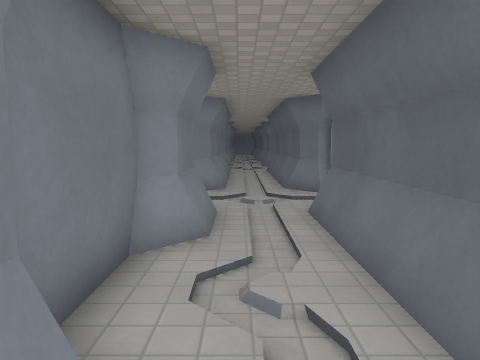
View 1 (above)

20 first-person views from a walk through a level from a Godot 3-D game. The camera is 1.5 m above the floor, tilts 6° down and sees 70° across. The floor is counted in squares, 1 m on a side. Each view is taken from the middle of a square. On the plan, view 1 faces up. The plan holds only what a view shows up to about 16 squares ahead; the rest is blank. The place goes on beyond the plan. Surface patterns are stand-ins for the level's own textures.

View 2
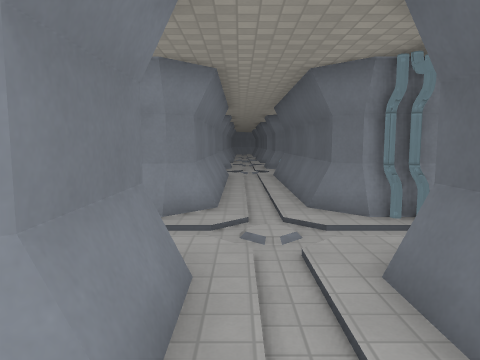

View 3
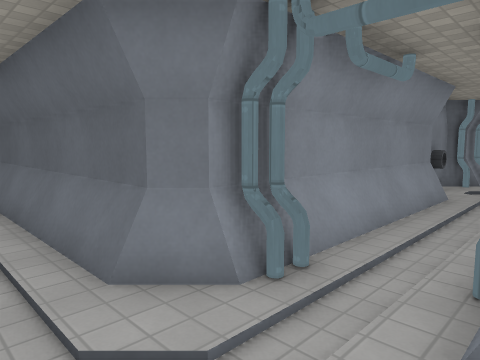

View 4
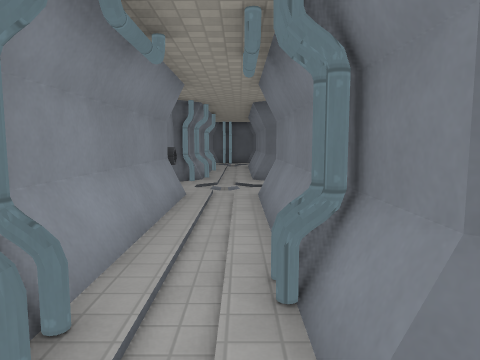

View 5
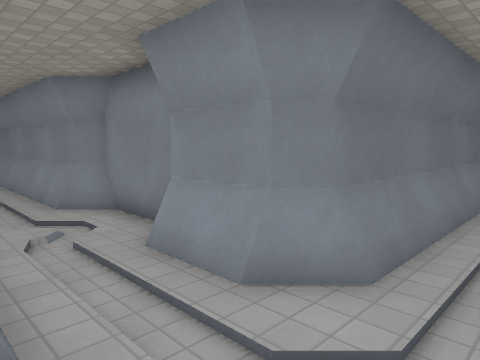

View 6
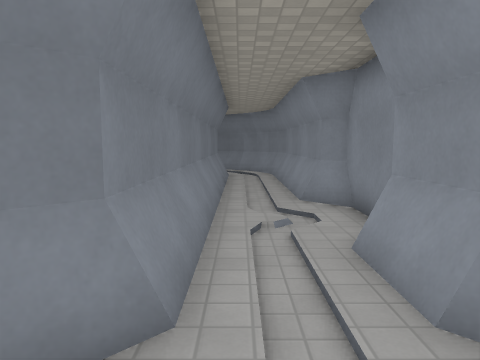

View 7
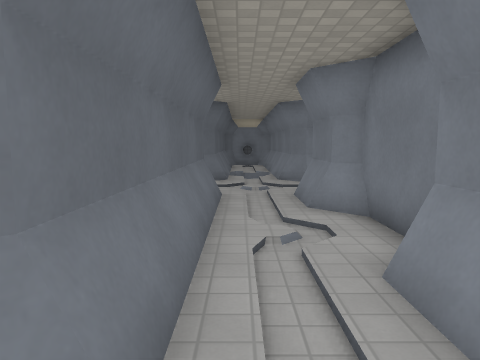

View 8
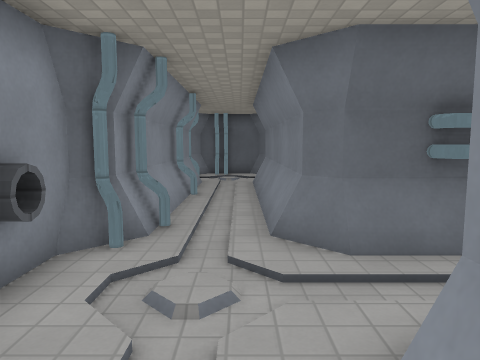

View 9
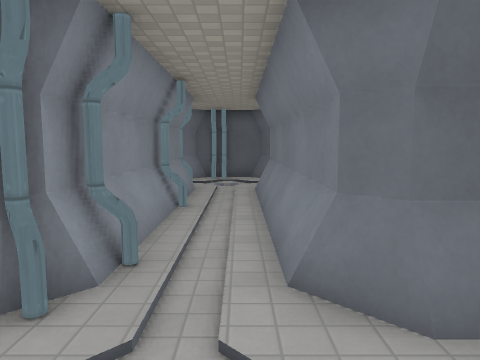

View 10
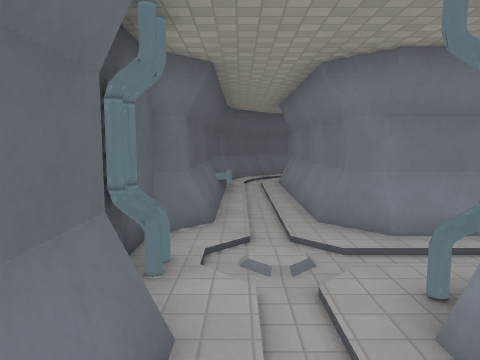

View 11
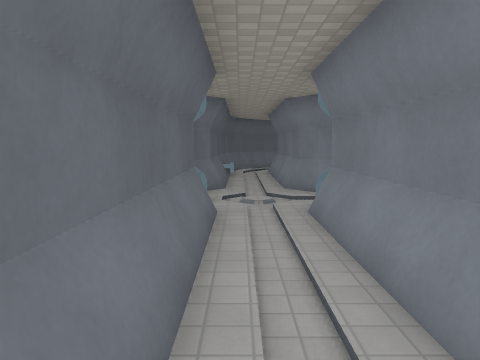

View 12
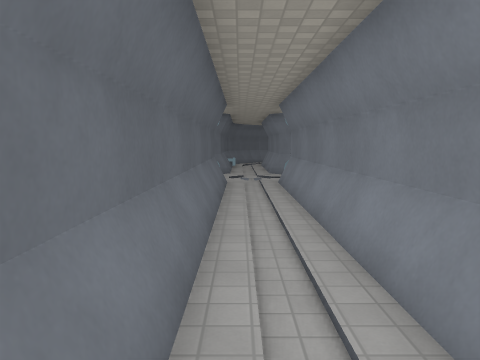

View 13
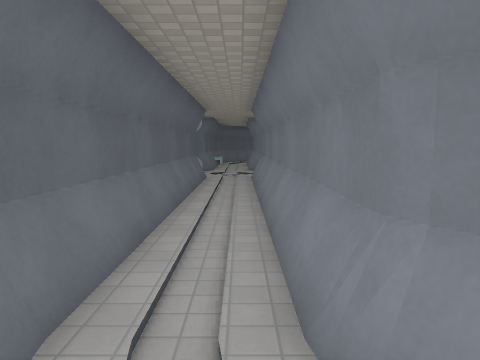

View 14
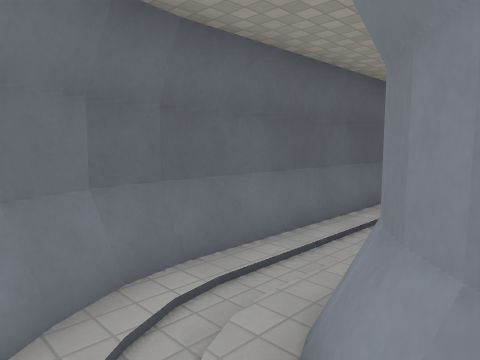

View 15
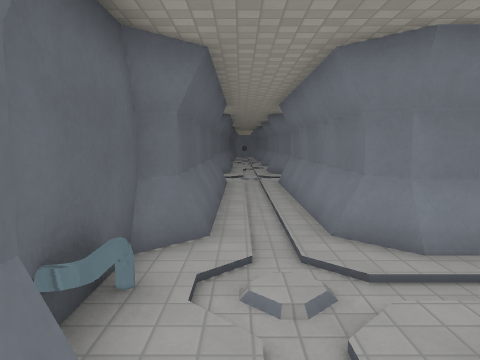

View 16
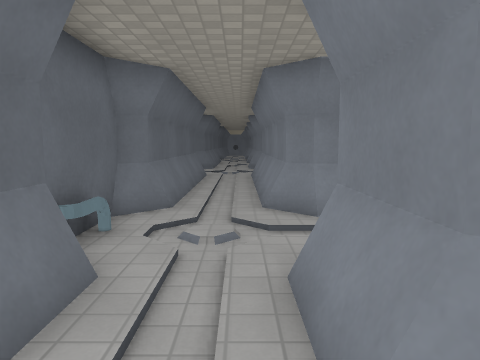

View 17
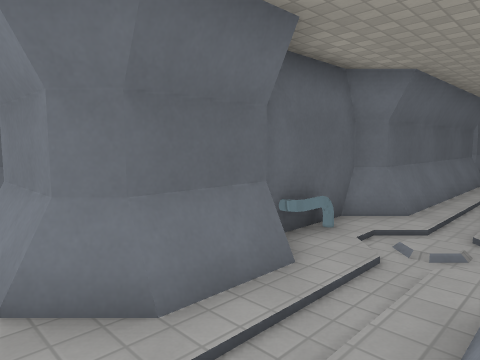

View 18
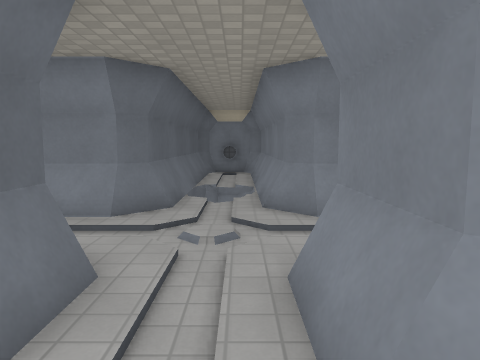

View 19
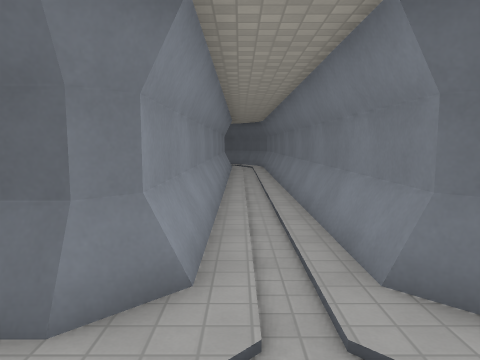

View 20
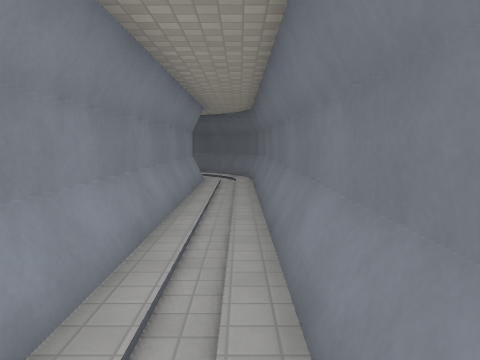

### Floor plan
Key: @ floor where view 1 was taken; # wall or solid block; . floor; / step, stairs or slope; = window, fence, low wall or low ledge; v drop or lower ground; P pipe.
Columns run from 15 left of view 1 to 26 right of it. Each row starts with its distance up from view 1.
 27               ..                     . /#
 26               # .####                # .##
 25               #..#                   ##..#
 24               #..#                    #..#
 23               #..#=                   #..#
 22               ...P=                   #..#
 21              .....#                   #..#
 20             ###..##                   #..#
 19               #..#                    #..#
 18               #..#                    #..#
 17               #..#                    #..#
 16               #..#                    #..#
 15               #..#                    #..#
 14               #..#                    #..#
 13               #..#                    #..#
 12         ####  #..#         PP#       ##..#
 11 #########..####..#P########P.PP###P###P..#
 10 .........................................P
  9 ..........................................
  8  ##############..##P#######..##########..#
  7               #..#         ..#        #..#
  6               #..#          .#        #..#
  5              ##..#                    #..#
  4              #...#                    #..#
  3              #...#                    #..P
  2              ##..#                    #..#
  1               #..#                    #..#
  0               #@.#                    #..#
 -1               #..#####################..##
 -2               ........................./#
 -3               ........................#
 -4              ##..######################
 -5               #..#
 -6               #vv#
 -7               #v #
 -8               #vv#

Positions as (right, up) in squares from view 1, and headings:
1: (0, 0), facing up
2: (0, 4), facing up
3: (0, 8), facing up-right
4: (1, 9), facing right
5: (1, 8), facing up-left
6: (1, 9), facing left
7: (1, 9), facing down
8: (9, 9), facing right
9: (11, 9), facing right
10: (25, 14), facing down
11: (25, 19), facing down
12: (25, 25), facing down
13: (24, 27), facing down
14: (22, 27), facing down-right
15: (1, 25), facing down
16: (0, 27), facing down
17: (-1, 27), facing down-right
18: (0, 3), facing down
19: (-1, -2), facing right
20: (7, -3), facing right
